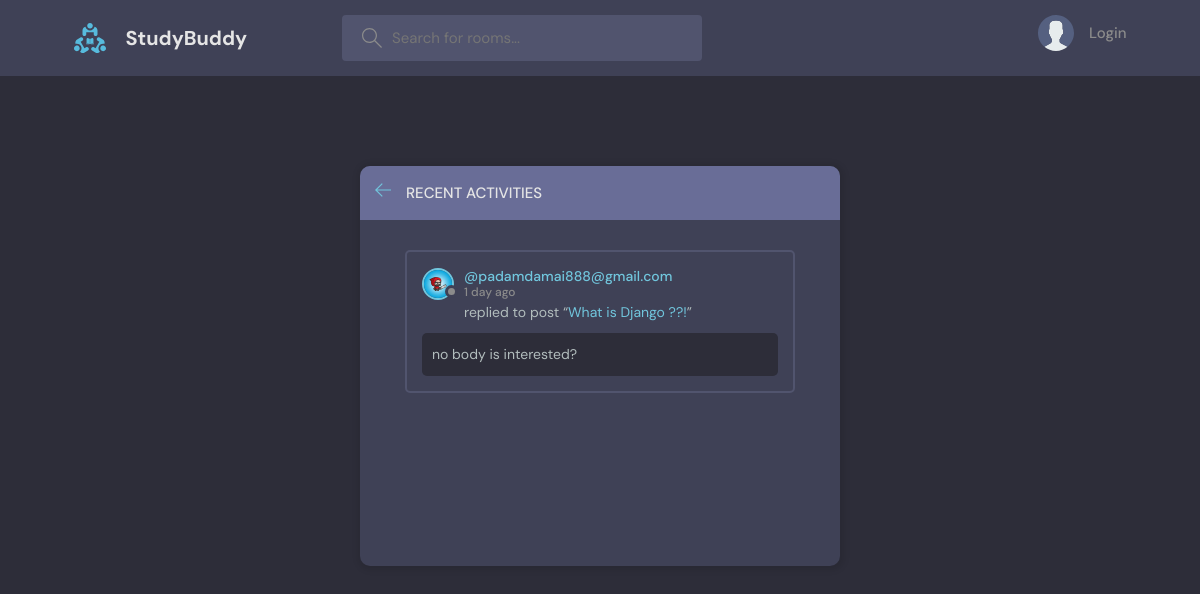
Screenshot of /activityPage with the database file from the repository.
### base/models.py (models this page shows, shortened)
class Message(models.Model):
    user = models.ForeignKey(User,on_delete = models.CASCADE)
    room = models.ForeignKey(Room,on_delete=models.CASCADE) #0n_delete= models.CASCADE =>means all the child messages will be deleted
    body= models.TextField()
    updated = models.DateField(auto_now = True)
    created = models.DateTimeField(auto_now_add = True)
    class Meta:
        ordering = ['-updated','-created']

class User(AbstractUser):
    name = models.CharField(max_length=200,null=True)
    email = models.EmailField(unique=True)
    bio = models.TextField(null=True)
    avatar = models.ImageField(null=True,default="avatar.svg")
    USERNAME_FIELD = 'email'
    REQUIRED_FIELDS = []

class Room(models.Model):
    host = models.ForeignKey(User,on_delete = models.SET_NULL,null = True)
    topic = models.ForeignKey(Topic,on_delete = models.SET_NULL,null = True)
    name = models.CharField(max_length=200)
    description = models.TextField(null= True,blank = True) #null= true or black= true -- means it cannot be null and black
    participants = models.ManyToManyField(User,related_name='participants' ,blank=True)
    updated = models.DateTimeField(auto_now = True)#it take timestamp everytime whenever updated
    created = models.DateTimeField(auto_now_add = True) #it takes timestapm at the beginning only
    class Meta:
        ordering = ['-updated','-created'] # (-) will make the ordering of lettest item at beginning
    def __str__(self):
        return self.name

### base/views.py (the view)
# urls.py: path('activityPage',views.activityPage,name='activityPage'),
def activityPage(request):
    room_messages = Message.objects.all()
    return render(request,'base/activity.html',{'room_messages':room_messages})

### base/templates/base/activity.html (shortened to what this page needs)
{% extends 'main.html' %}
{% block content %}
    <main class="layout">
      <div class="container">
        <div class="layout__box">
          <div class="layout__boxHeader">
            <div class="layout__boxTitle">
              <a href="{% url 'home' %}">
                <svg version="1.1" xmlns="http://www.w3.org/2000/svg" width="32" height="32" viewBox="0 0 32 32">
                  <title>arrow-left</title>
                  <path
                    d="M13.723 2.286l-13.723 13.714 13.719 13.714 1.616-1.611-10.96-10.96h27.625v-2.286h-27.625l10.965-10.965-1.616-1.607z"
                  ></path>
                </svg>
              </a>
              <h3>Recent Activities</h3>
            </div>
          </div>
          <div class="activities-page layout__body">
            {% for message in room_messages %}
            <div class="activities__box">
              <div class="activities__boxHeader roomListRoom__header">
                <a href=" {% url 'userProfile' message.user.id %}" class="roomListRoom__author">
                  <div class="avatar avatar--small">
                    <img src="{{message.user.avatar.url}}" />
                  </div>
                  <p>
                    @{{message.user}}
                    <span>{{message.created|timesince}} ago</span>
                  </p>
                </a>
              </div>
              <div class="activities__boxContent">
                <p>replied to post “<a href="{% url 'room' message.room.id %}">{{message.room}}!</a>”</p>
                <div class="activities__boxRoomContent">
                 {{message.body}}
                </div>
              </div>
            </div>
            {% endfor %}
          </div>
        </div>
      </div>
    </main>
{% endblock content %}

### static/style/style.css (style rules this page uses)
:root { --color-main: #71c6dd; --color-main-light: #e1f6fb; --color-dark: #3f4156; --color-dark-medium: #51546e; --color-dark-light: #696d97; --color-light: #e5e5e5; --color-gray: #8b8b8b; --color-light-gray: #b2bdbd; --color-bg: #2d2d39; --color-success: #5dd693; --color-error: #fc4b0b; }
* { font-family: "DM Sans", -apple-system, BlinkMacSystemFont, "Segoe UI", Roboto, Oxygen, Ubuntu, Cantarell, "Open Sans", "Helvetica Neue", sans-serif; margin: 0; padding: 0; box-sizing: border-box; text-rendering: optimizeLegibility; font-size: inherit; }
html { font-size: 56.25%; }
@media only screen and (min-width: 1200px) { html { font-size: 62.5%; } }
body { line-height: 1.6; font-weight: 400; font-size: 1.5rem; color: var(--color-light-gray); background-color: var(--color-bg); min-height: 100vh; }
img { width: 100%; }
a { display: inline-block; color: var(--color-main); text-decoration: none; }
.container { max-width: 120rem; width: 90%; margin: auto; }
.avatar { position: relative; display: inline-block; border-radius: 50%; border: 2px solid var(--color-main); }
.avatar img { display: block; border-radius: 50%; object-fit: cover; object-position: center; }
.avatar::after { content: ""; display: block; position: absolute; background-color: var(--color-gray); z-index: 111; border-radius: 50%; border: 0.3rem solid var(--color-dark); }
.avatar.avatar--small img { width: 2.8rem; height: 2.8rem; }
.avatar.avatar--small:after { width: 0.7rem; height: 0.7rem; bottom: 0px; right: -6px; }
.layout { margin-top: 2.4rem; }
.layout > .container { display: flex; justify-content: space-between; align-items: flex-start; }
.layout__box { width: 90%; max-width: 48rem; min-height: 40rem; position: absolute; top: 35rem; left: 50%; transform: translate(-50%, -46%); background-color: var(--color-dark); border-radius: 1rem; box-shadow: 1px 1px 6px 3px rgba(0, 0, 0, 0.1); overflow: hidden; }
.layout__boxHeader { display: flex; padding: 1.5rem; background-color: var(--color-dark-light); }
.layout__boxTitle { display: flex; gap: 1.5rem; align-items: center; }
.layout__boxTitle h3 { text-transform: uppercase; font-weight: 500; color: var(--color-light); }
.layout__boxTitle svg { width: 1.6rem; height: 1.6rem; fill: var(--color-main); }
.layout__body { margin: 3rem; }
.roomListRoom__header { display: flex; justify-content: space-between; align-items: center; }
.roomListRoom__author { font-weight: 500; display: flex; align-items: center; gap: 1rem; }
.activities__box { margin: 1.5rem; padding: 1.5rem; border: 2px solid var(--color-dark-medium); border-radius: 5px; }
.activities__boxHeader p { font-size: 1.4rem; line-height: 1.3; }
.activities__boxHeader p span { color: var(--color-gray); font-size: 1.2rem; display: block; }
.activities__boxContent { margin-left: 4.2rem; }
.activities__boxContent { font-size: 1.4rem; }
.activities__boxRoomContent { background: var(--color-bg); padding: 1rem; border-radius: 5px; margin-top: 1rem; margin-left: -4.2rem; }

### rows the page displays
Message: user.avatar (picture), user "padamdamai888@gmail.com", created "1 day", room "What is Django ??", body "no body is interested?"
